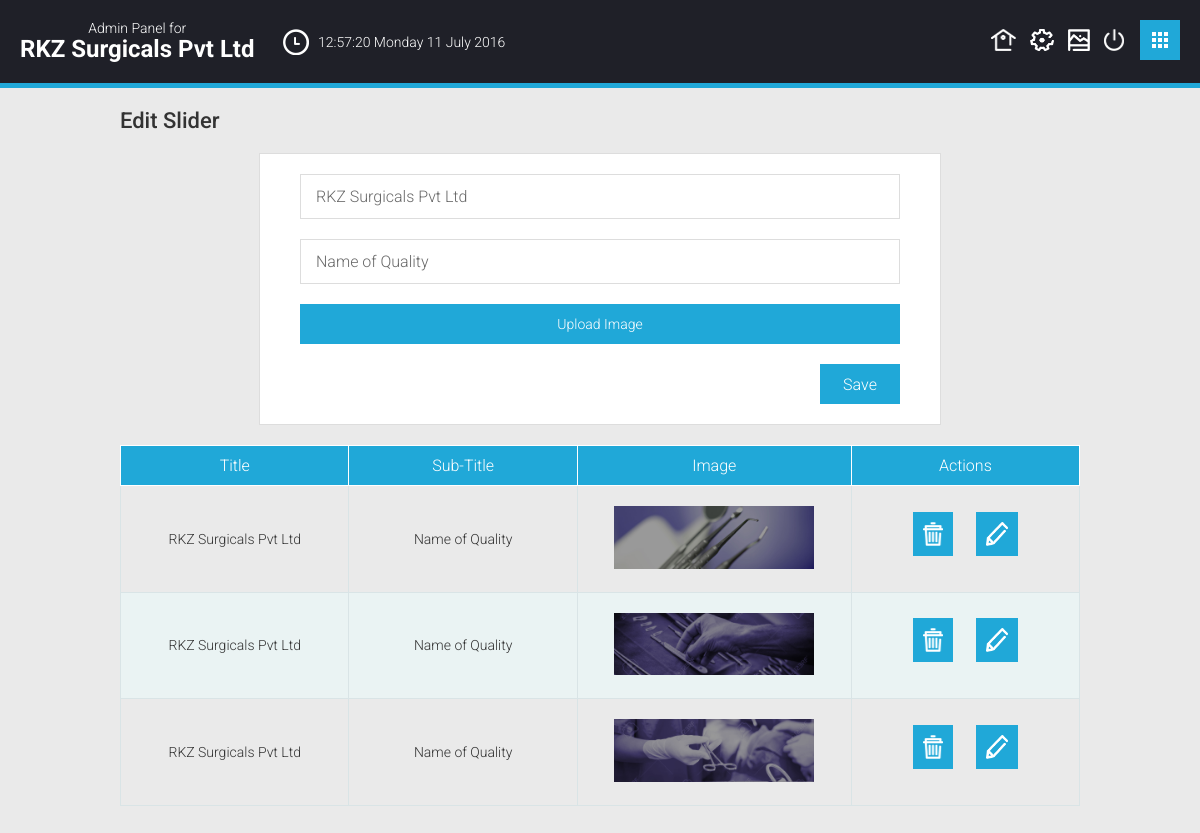
The app's page /admin/edit.php?page=slider&&id=1 (signed in) with its own data.
### tables this page shows
CREATE TABLE `slider` (
  `id` int(11) NOT NULL,
  `title` text NOT NULL,
  `sub_title` text NOT NULL,
  `url` varchar(255) NOT NULL
);

### admin/tables.php (the view, shortened to what this page needs)
<?php
function table ($table_name){
?>
	<?php if($table_name == 'slider'){ ?>
		<table width="100%" border="0" cellpadding="0" cellspacing="0">
			<tr>
				<th>Title</th>
				<th>Sub-Title</th>
				<th>Image</th>
				<th>Actions</th>
			</tr>
			<?php
				$query = mysql_query("SELECT * FROM slider");
				$count = mysql_num_rows($query);
				if($count > 0){
					while($rows = mysql_fetch_array($query)){
						$id = $rows['id'];
						$title = $rows['title'];
						$sub_title = $rows['sub_title'];
						$url = $rows['url'];
			?>
				<tr>
					<td><?php if(!empty($title)){ echo $title; }else{ echo 'No Data Available'; } ?></td>
					<td><?php if(!empty($sub_title)){ echo $sub_title; }else{ echo 'No Data Available'; } ?></td>
					<td><?php if(!empty($url)){ echo '<img src="../'.$url.'" alt="">'; }else{ echo 'No Data Available'; } ?></td>
					<td>
						<a class="btn del" href="<?php echo $id ?>" data-rel="slider" title="Delete">Delete</a>
						<a class="btn edit" href="edit.php?page=slider&&id=<?php echo $id; ?>" title="Edit">Edit</a>
					</td>
				</tr>
				<?php }
				}?>
		</table>
	<?php } ?>
<?php } ?>

### admin/php/header.php (shortened to what this page needs)
<?php
include_once("tables.php");
include_once("forms.php");
if(!isset($_SESSION['user'])){
	header("location: login.php");
	exit();
}
else{
	$username = $_SESSION['user'];
	$query = mysql_query("SELECT * FROM users WHERE username = '$username'");
	}
?>
<!doctype html>
<html>
<head>
	<link href="css/all.css" type="text/css" rel="stylesheet" media="all">
	<link rel="stylesheet" href="http://code.jquery.com/ui/1.11.2/themes/smoothness/jquery-ui.css">
</head>
<body>
	<header id="header">
		<div class="holder">
			<div class="info">
				<span class="title">Admin Panel for<strong>RKZ Surgicals Pvt Ltd</strong></span>
				<span class="clock"></span>
			</div>
			<nav class="add-nav">
				<a href="#" class="opener">Opener</a>
				<ul>
					<li class="dashboard"><a title="Dashboard" href="../admin/">Dashboard</a></li>
					<li class="settings"><a title="Settings" href="settings.php">Settings</a></li>
					<li class="live"><a title="Live View" href="../" target="_blank">Live View</a></li>
					<li class="logout"><a title="Logout" href="logout.php">Logout</a></li>
				</ul>
			</nav>
		</div>
	</header>

### admin/edit.php (shortened to what this page needs)
<?php
include_once('php/header.php');
?>
	<div id="main">
		<div class="holder">
			<?php if(isset($_GET['id']) && isset($_GET['page'])){
				$id = $_GET['id'];
				$page = $_GET['page'];
				if( $page == 'slider'){
					forms('slider-edit', $page, $id);
					table('slider');
				}
			}?>
		</div>
	</div>
</body>
</html>

### admin/forms.php (shortened to what this page needs)
<?php function forms ($form_name, $page='', $id=''){ ?>
	<?php if($form_name == 'slider-add' || $form_name == 'slider-edit'){
		if($form_name == 'slider-edit'){
			$query = mysql_query("SELECT * FROM $page WHERE id = $id");
			$count = mysql_num_rows($query);
			if($count > 0){
				while($rows = mysql_fetch_array($query)){
					$title = $rows['title'];
					$sub_title = $rows['sub_title'];
				}
			}
		}
		if($form_name == 'slider-add'){ ?>
			<h2>Add Slider</h2>
			<form class="edit-form slider-form" id="<?php echo $form_name; ?>" action="" method="post" enctype="multipart/form-data">
		<?php }else{ ?>
			<h2>Edit Slider</h2>
			<form class="edit-form slider-form" id="<?php echo $form_name; ?>" action="" method="post" enctype="multipart/form-data">
		<?php } ?>
				<fieldset>
					<input type="text" class="slider-title" name="slider-title" placeholder="Title" <?php if($form_name == 'slider-edit'){ echo 'value="'.$title.'"'; }?>>
					<input type="text" class="sub-title" name="sub-title" placeholder="SubTitle" <?php if($form_name == 'slider-edit'){ echo 'value="'.$sub_title.'"'; }?>>
					<div class="file">
						<span class="file-btn">Upload Image</span>
					</div>
					<input type="submit" value="<?php if($form_name == 'slider-edit'){ echo 'Save'; }else{ echo 'Add'; }?>">
				</fieldset>
			</form>
	<?php } ?>
<?php } ?>

### admin/css/all.css (style rules this page uses)
* { max-height: 100000px; }
body { font: 300 14px/16px "Roboto", Arial, sans-serif; margin: 0; min-width: 960px; background:#eaeaea; padding:88px 0 0; }
a { text-decoration: none; color: #fff; }
img { border-style: none; }
input, textarea, select { font: 300 16px/19px "Roboto", Arial, sans-serif; vertical-align: middle; color: #696969; }
form, fieldset { margin: 0; padding: 0; border-style: none; }
#header { background: #1f2028; border-bottom: 5px solid #20a8d8 ; position:fixed; top:0; left:0; width:100%; z-index:999; }
.edit-form, .form-login { border: 1px solid #ddd; max-width: 600px; margin: 0 auto 20px; padding: 20px 40px; background: #fff; }
.edit-form .file { position:relative; margin:0 0 20px; }
.edit-form .file-btn { width: 100%; height: 40px; background: #20a8d8; border: none; padding: 0; margin: 0; display:block; cursor: pointer; color: #fff; line-height:40px; text-align:center; }
.edit-form input[type="email"], .edit-form input[type="text"], .edit-form input[type="password"], .form-login input[type="password"], .form-login input[type="text"] { width: 100%; height: 45px; border: 1px solid #ddd; padding: 5px 15px; margin: 0 0 20px; background: #fff; box-sizing: border-box; -webkit-box-sizing: border-box; -moz-box-sizing: border-box; display: block; }
.edit-form input[type="submit"], .form-login input[type="submit"] { width: 80px; height: 40px; background: #20a8d8; border: none; padding: 0; margin: 0; float: right; cursor: pointer; color: #fff; }
#header>.holder { overflow: hidden; padding:20px; }
#header .info { float:left; color:#fff; }
#header .info .clock { display:inline-block; vertical-align:middle; padding:12px 10px 12px 40px; background:url(../images/ico-clock.png) no-repeat 5px 50%; }
#header .info .title { text-align:center; display:inline-block; vertical-align:middle; margin:0 20px 0 0; }
#header .info .title strong { font-size:24px; line-height:27px; display:block; }
.add-nav { float: right; position:relative; width:220px; overflow:hidden; }
.add-nav .opener { float:right; width:40px; height:40px; overflow:hidden; text-indent:-9999px; position:relative; z-index:999; background:#20a8d8 url(../images/ico-nav.png) no-repeat 50% 50%; }
.add-nav ul { margin: -11px 0 0; padding: 0; height:22px; list-style: none; font-size: 16px; line-height: 19px; text-align: right; position:absolute; right: 46px; top:50%; }
.add-nav ul li { display: inline-block; vertical-align: middle; margin: 0 10px 0 0; }
.add-nav ul a { display: block; overflow: hidden; text-indent: -9999px; text-align: left; line-height: 22px; }
.add-nav ul .dashboard a { background: url(../images/ico-dashboard.png) no-repeat; width: 25px; height: 22px; background-size: 25px 22px; }
.add-nav ul .logout a { background: url(../images/ico-logout.png) no-repeat; width: 20px; height: 22px; background-size: 20px 22px; }
.add-nav ul .live a { background: url(../images/ico-live.png) no-repeat; width: 22px; height: 22px; background-size: 22px 22px; }
.add-nav ul .settings a { background: url(../images/ico-settings.png) no-repeat; width: 24px; height: 22px; background-size: 24px 22px; }
#main { overflow:hidden; }
#main >.holder { width: 960px; margin: 0 auto; padding:20px 0; }
#main h2 { font-weight:500; font-size:22px; line-height:25px; margin:0 0 20px; color:#333; }
#main table { width: 100%; text-align: center; color: #333; border: none; margin: 0 0 20px; overflow: auto; }
#main table tr:nth-child(2n+1) { background:#eaf3f3; }
#main table td:first-child { border-width:0 1px 1px 1px; }
#main table th:first-child { border-width:1px; }
#main table th { font-size: 16px; line-height: 19px; padding: 10px 0; border: solid #fff; border-width:1px 1px 1px 0; background:#20a8d8; font-weight:300; color:#fff; width: 200px; }
#main table td { border: solid #d9e4e6; border-width:0 1px 1px 0; padding: 20px; }
#main table img { width: 200px; }
#main .btn.del { background:#20a8d8 url(../images/ico-del.png) no-repeat 50% 50%; width:20px; height:24px; background-size:20px 24px; }
#main .btn.edit { background:#20a8d8 url(../images/ico-edit.png) no-repeat 50% 50%; width:22px; height:24px; background-size:22px 24px; }
#main .btn { overflow:hidden; text-indent:-9999px; display:inline-block; vertical-align:middle; margin:0 10px 10px; padding:10px; }

### records on screen
slider: slider-title "RKZ Surgicals Pvt Ltd", sub-title "Name of Quality", title "RKZ Surgicals Pvt Ltd", sub_title "Name of Quality", url (picture)
slider: title "RKZ Surgicals Pvt Ltd", sub_title "Name of Quality", url (picture)
slider: title "RKZ Surgicals Pvt Ltd", sub_title "Name of Quality", url (picture)
